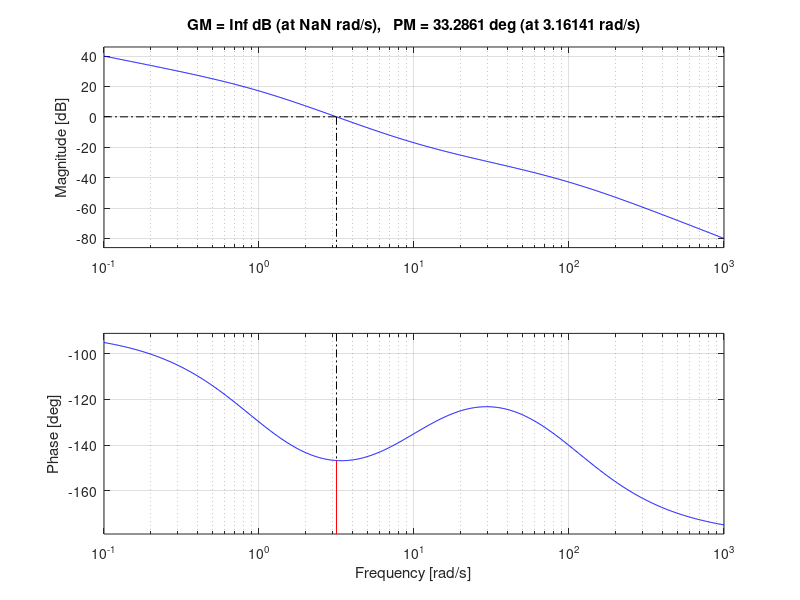

This figure's MATLAB source:
W1 = tf(100*[1 10], conv([1 1 0], [1 100]));
bode(W1);
margin(W1); %ez kelleni fog
%%
W0 = tf(100*[1 1], conv([1 0 0], [0.01 1]));
%margin(W0);